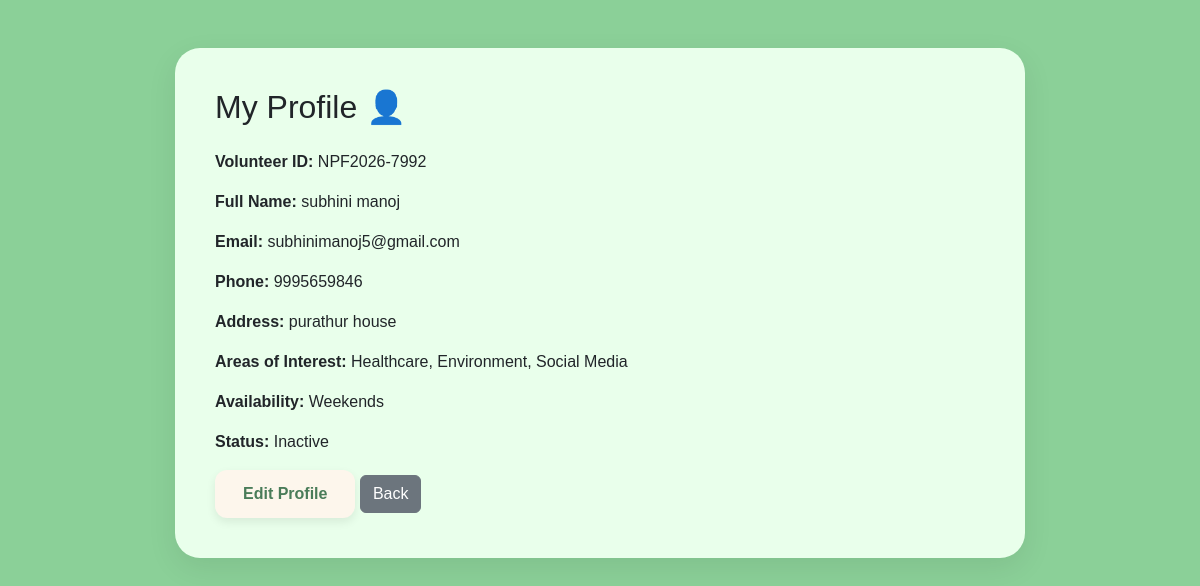
The page /volunteer/profile.php (signed in) on the database its author committed.
### tables this page shows
CREATE TABLE `volunteers` (
  `volunteer_id` int(11) NOT NULL,
  `volunteer_code` varchar(20) DEFAULT NULL,
  `full_name` varchar(100) NOT NULL,
  `email` varchar(100) NOT NULL,
  `phone` varchar(15) NOT NULL,
  `gender` enum('Male','Female','Other') DEFAULT NULL,
  `dob` date DEFAULT NULL,
  `address` text DEFAULT NULL,
  `skills` varchar(255) DEFAULT NULL,
  `availability` varchar(100) DEFAULT NULL,
  `password` varchar(255) NOT NULL,
  `profile_photo` varchar(255) DEFAULT NULL,
  `created_at` timestamp NOT NULL DEFAULT current_timestamp(),
  `status` enum('Pending','Approved','Inactive') DEFAULT 'Pending',
  `profile_picture` varchar(255) DEFAULT NULL
);

### volunteer/profile.php (the view, shortened to what this page needs)
<?php
include '../config/db.php';
$id = $_SESSION['volunteer_id'];
$stmt = $conn->prepare("SELECT * FROM volunteers WHERE volunteer_id=?");
$stmt->bind_param("i", $id);
$stmt->execute();
$result = $stmt->get_result();
$volunteer = $result->fetch_assoc();
?>
<!DOCTYPE html>
<html>
<head>
    <link href="https://cdn.jsdelivr.net/npm/bootstrap@5.3.3/dist/css/bootstrap.min.css"
          rel="stylesheet">
    <link rel="stylesheet"
          href="../assets/css/style.css">
</head>
<body class="registration-section">
<div class="container py-5">
    <div class="registration-card mx-auto">
        <h2 class="mb-4">My Profile 👤</h2>
        <p><strong>Volunteer ID:</strong> <?php echo $volunteer['volunteer_code']; ?></p>
        <p><strong>Full Name:</strong> <?php echo htmlspecialchars($volunteer['full_name']); ?></p>
        <p><strong>Email:</strong> <?php echo htmlspecialchars($volunteer['email']); ?></p>
        <p><strong>Phone:</strong> <?php echo htmlspecialchars($volunteer['phone']); ?></p>
        <p><strong>Address:</strong> <?php echo htmlspecialchars($volunteer['address']); ?></p>
        <p><strong>Areas of Interest:</strong> <?php echo htmlspecialchars($volunteer['skills']); ?></p>
        <p><strong>Availability:</strong> <?php echo htmlspecialchars($volunteer['availability']); ?></p>
        <p><strong>Status:</strong> <?php echo $volunteer['status']; ?></p>
        <a href="edit_profile.php"
           class="btn btn-success">
            Edit Profile
        </a>
        <a href="dashboard.php"
           class="btn btn-secondary">
            Back
        </a>
    </div>
</div>
</body>
</html>

### assets/css/style.css (style rules this page uses)
body { font-family: 'Poppins', sans-serif; background-color: #F8FAFC; }
.btn-success { background-color: #FDF6EC; color: #4A7C59; border: none; border-radius: 12px; padding: 12px 28px; font-weight: 600; transition: all 0.3s ease; box-shadow: 0 4px 10px rgba(0,0,0,0.08); }
.registration-section { background-color: #8bd098; min-height: 100vh; }
.registration-card { max-width: 850px; background: rgb(233, 255, 235); border-radius: 25px; padding: 40px; box-shadow: 0 10px 30px rgba(0,0,0,0.08); }

### rows shown on the page
volunteers: volunteer_code "NPF2026-7992", full_name "subhini manoj", email "subhinimanoj5@gmail.com", phone "9995659846", address "purathur house", skills "Healthcare, Environment, Social Media", availability "Weekends", status "Inactive"
